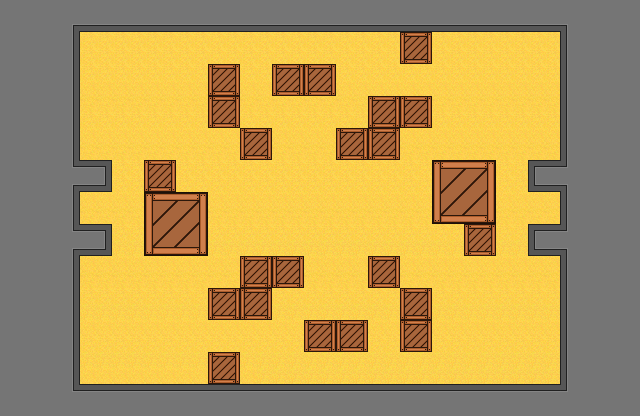

Below is a game level as drawn by its tile map, then a one-line description and the .tmx that defines it (tile-layer data replaced by summaries):
An orthogonal 40x26 tile map with 16x16 px tiles, 2 tile layers (ground, obstacles), 2 tilesets and 31 objects (24x collision_full, 4x spawn, 3x weaponspawn).

<map version="1.0" orientation="orthogonal" renderorder="right-down" width="40" height="26" tilewidth="16" tileheight="16" nextobjectid="38">
 <properties>
  <property name="ffa" value="true" />
  <property name="name" value="Close Quarters" />
  <property name="team" value="false" />
 </properties>
 <tileset firstgid="1" name="obstaclesSheet" tilewidth="16" tileheight="16" tilecount="128" columns="16">
  <image source="sprites/obstaclesSheet.png" width="256" height="128" />
 </tileset>
 <tileset firstgid="129" name="landscapetextures" tilewidth="16" tileheight="16" tilecount="32" columns="8">
  <image source="sprites/landscapetextures.png" width="128" height="64" />
 </tileset>
 <layer name="ground" width="40" height="26">
  <data>[1040 cells, 1040 non-empty, 4 distinct tile ids]</data>
 </layer>
 <objectgroup name="spawnpoints">
  <object id="27" name="spawn1" type="spawn" x="112" y="336" width="16" height="16">
   <ellipse />
  </object>
  <object id="28" name="spawn2" type="spawn" x="112" y="64" width="16" height="16">
   <ellipse />
  </object>
  <object id="29" name="spawn3" type="spawn" x="512" y="64" width="16" height="16">
   <ellipse />
  </object>
  <object id="30" name="spawn4" type="spawn" x="512" y="336" width="16" height="16">
   <ellipse />
  </object>
 </objectgroup>
 <layer name="obstacles" width="40" height="26">
  <data>[1040 cells, 516 non-empty, 59 distinct tile ids]</data>
 </layer>
 <objectgroup name="collision">
  <object id="2" name="collision" type="collision_full" x="368" y="96" width="64" height="32">
   <properties>
    <property name="collision_level" value="2" />
   </properties>
  </object>
  <object id="3" name="collision" type="collision_full" x="336" y="128" width="64" height="32">
   <properties>
    <property name="collision_level" value="2" />
   </properties>
  </object>
  <object id="4" name="collision" type="collision_full" x="240" y="128" width="32" height="32">
   <properties>
    <property name="collision_level" value="2" />
   </properties>
  </object>
  <object id="5" name="collision" type="collision_full" x="144" y="160" width="32" height="32">
   <properties>
    <property name="collision_level" value="2" />
   </properties>
  </object>
  <object id="6" name="collision" type="collision_full" x="144" y="192" width="64" height="64">
   <properties>
    <property name="collision_level" value="2" />
   </properties>
  </object>
  <object id="7" name="collision" type="collision_full" x="432" y="160" width="64" height="64">
   <properties>
    <property name="collision_level" value="2" />
   </properties>
  </object>
  <object id="8" name="collision" type="collision_full" x="464" y="224" width="32" height="32">
   <properties>
    <property name="collision_level" value="2" />
   </properties>
  </object>
  <object id="9" name="collision" type="collision_full" x="368" y="256" width="32" height="32">
   <properties>
    <property name="collision_level" value="2" />
   </properties>
  </object>
  <object id="10" name="collision" type="collision_full" x="208" y="288" width="64" height="32">
   <properties>
    <property name="collision_level" value="2" />
   </properties>
  </object>
  <object id="11" name="collision" type="collision_full" x="208" y="352" width="32" height="32">
   <properties>
    <property name="collision_level" value="2" />
   </properties>
  </object>
  <object id="12" name="collision" type="collision_full" x="400" y="32" width="32" height="32">
   <properties>
    <property name="collision_level" value="2" />
   </properties>
  </object>
  <object id="13" name="collision" type="collision_full" x="528" y="160" width="32" height="32">
   <properties>
    <property name="collision_level" value="2" />
   </properties>
  </object>
  <object id="14" name="collision" type="collision_full" x="0" y="0" width="80" height="416">
   <properties>
    <property name="collision_level" value="3" />
   </properties>
  </object>
  <object id="15" name="collision" type="collision_full" x="528" y="224" width="32" height="32">
   <properties>
    <property name="collision_level" value="2" />
   </properties>
  </object>
  <object id="16" name="collision" type="collision_full" x="80" y="224" width="32" height="32">
   <properties>
    <property name="collision_level" value="2" />
   </properties>
  </object>
  <object id="17" name="collision" type="collision_full" x="80" y="160" width="32" height="32">
   <properties>
    <property name="collision_level" value="2" />
   </properties>
  </object>
  <object id="18" name="collision" type="collision_full" x="80" y="0" width="480" height="32">
   <properties>
    <property name="collision_level" value="3" />
   </properties>
  </object>
  <object id="19" name="collision" type="collision_full" x="560" y="0" width="80" height="416">
   <properties>
    <property name="collision_level" value="3" />
   </properties>
  </object>
  <object id="20" name="collision" type="collision_full" x="240" y="256" width="64" height="32">
   <properties>
    <property name="collision_level" value="2" />
   </properties>
  </object>
  <object id="21" name="collision" type="collision_full" x="208" y="64" width="32" height="64">
   <properties>
    <property name="collision_level" value="2" />
   </properties>
  </object>
  <object id="22" name="collision" type="collision_full" x="400" y="288" width="32" height="64">
   <properties>
    <property name="collision_level" value="2" />
   </properties>
  </object>
  <object id="23" name="collision" type="collision_full" x="272" y="64" width="64" height="32">
   <properties>
    <property name="collision_level" value="2" />
   </properties>
  </object>
  <object id="24" name="collision" type="collision_full" x="304" y="320" width="64" height="32">
   <properties>
    <property name="collision_level" value="2" />
   </properties>
  </object>
  <object id="25" name="collision" type="collision_full" x="80" y="384" width="480" height="32">
   <properties>
    <property name="collision_level" value="3" />
   </properties>
  </object>
 </objectgroup>
 <objectgroup name="weaponspawn">
  <object id="34" name="weaponspawn" x="528" y="192" width="32" height="32" />
  <object id="36" name="weaponspawn" x="304" y="192" width="32" height="32" />
  <object id="37" name="weaponspawn" x="80" y="192" width="32" height="32" />
 </objectgroup>
</map>
